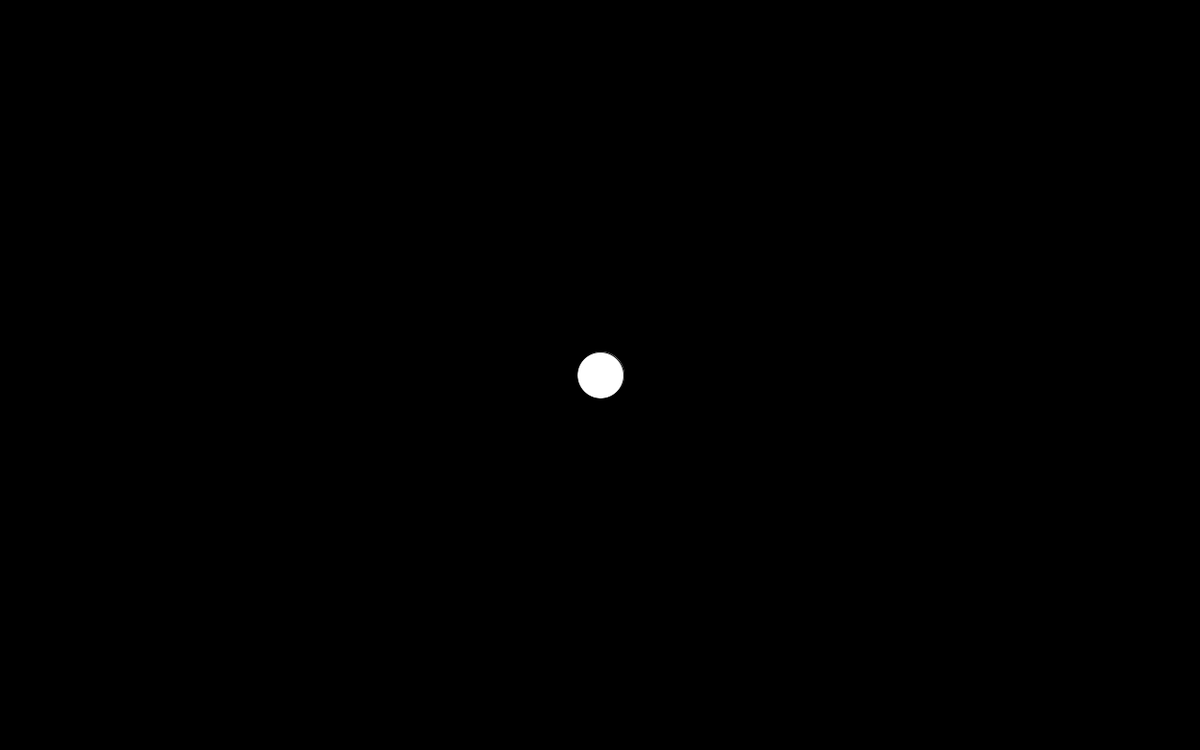
Frame 1 (no input)
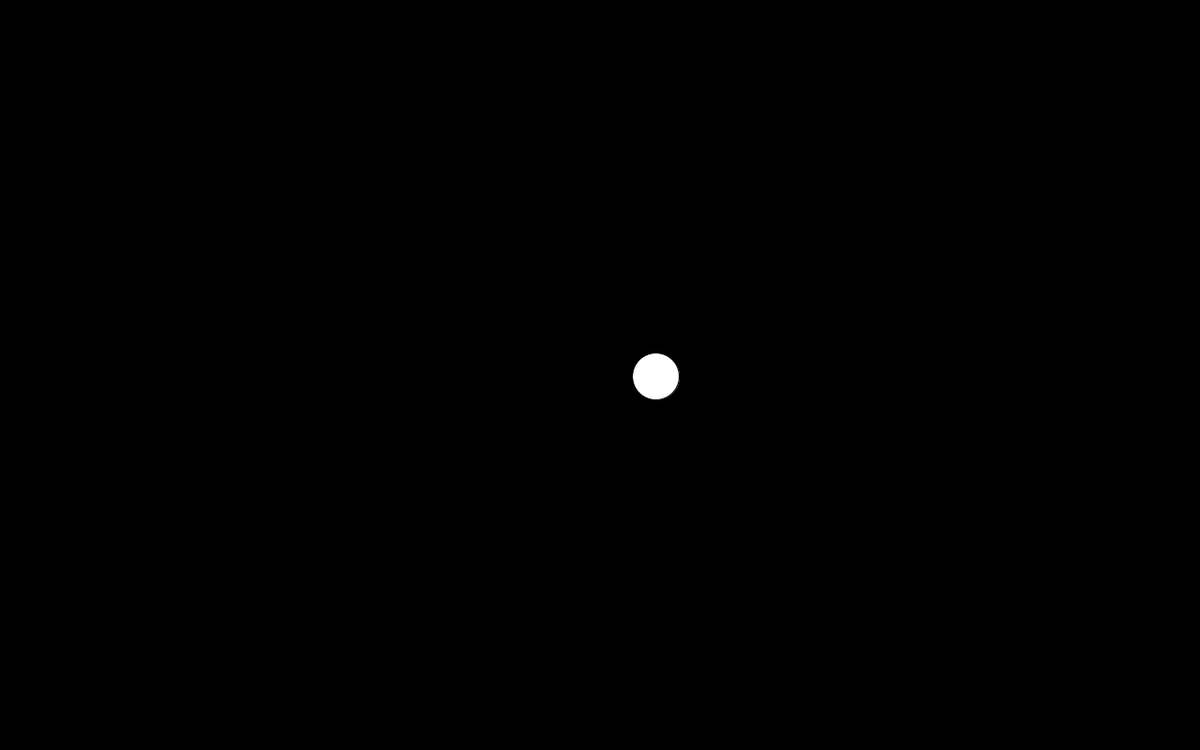
Frame 60 (the mouse pressed at the canvas centre just before this capture)
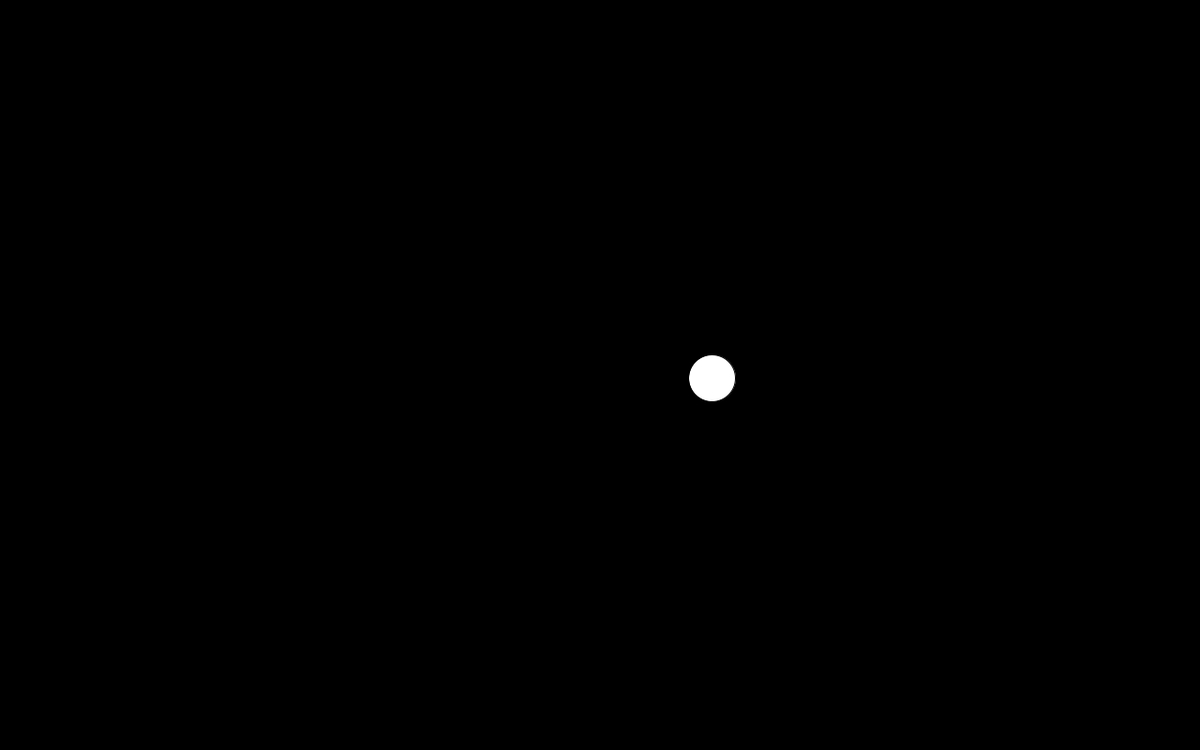
Frame 120 (the mouse held since frame 60 and released just before this capture)

The Processing sketch that drew these frames (run headless with seeded random() and noise(); from frame 60 on, the mouse is pressed at the canvas centre):

// Processing sketch: Classsessss
// ── Classsessss.pde
Ball maggie;


void setup() {
  size (1280, 800);
  maggie = new Ball();
}
void draw () {
  background (0);
  maggie.move();
  maggie.bounce();
  maggie.display();
  
}
class Ball {
  //these are the properties of our Ball class
  float sz;
  PVector loc, vel;

  Ball() {
    sz = 50;
    loc = new PVector(width/2, height/2);
    vel = PVector.random2D();
  }

  void display() {
    ellipse(loc.x, loc.y, sz, sz);
  }

  void move() {
    loc.add(vel);
  }

  void bounce() {
    if (loc.x + sz/2 > width || loc.x - sz/2 < 0) {
      vel.x *= -1;
    }
    if (loc.y + sz/2 > height || loc.y - sz/2 < 0) {
      vel.y *= -1;
    }
  }
}
